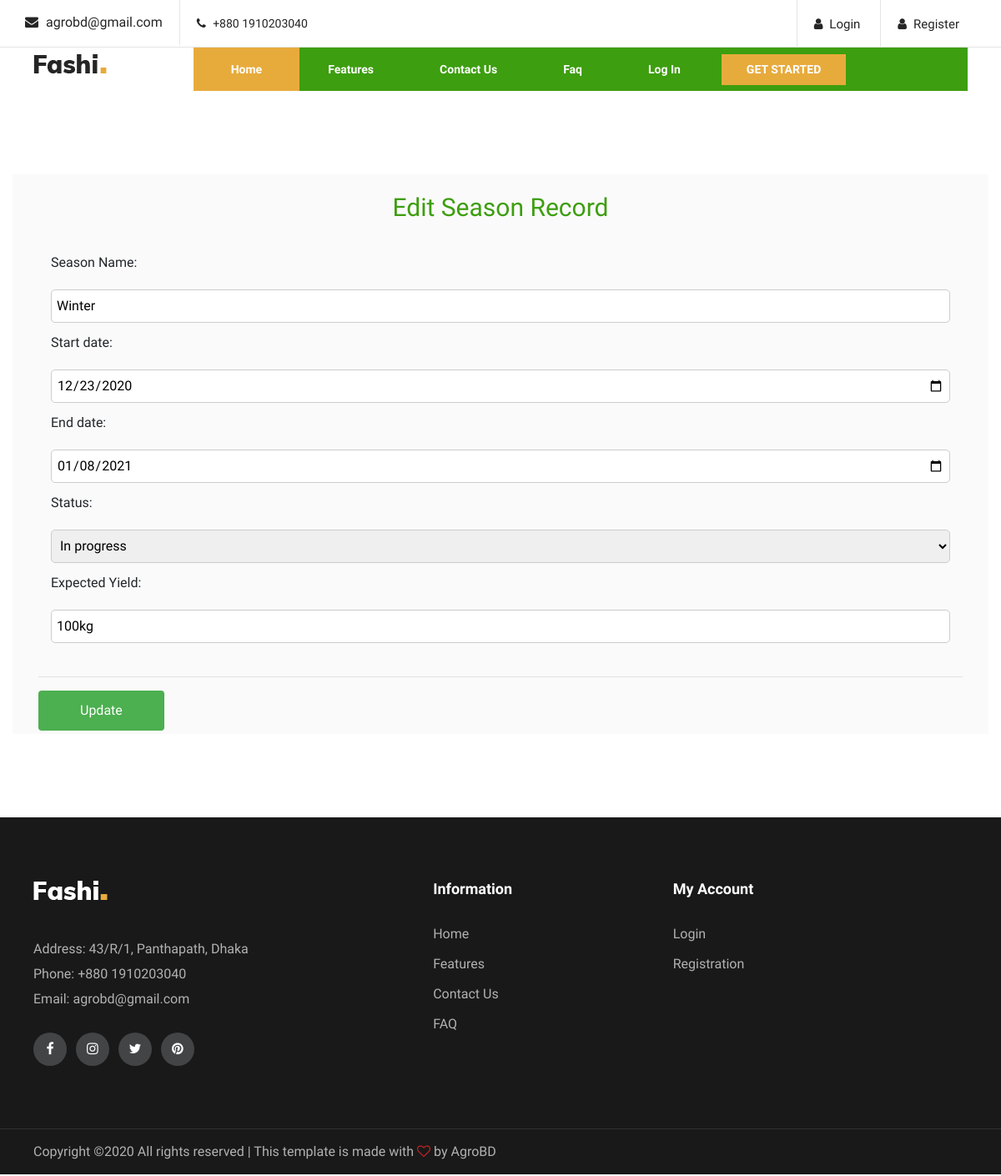
/createSeason_edit.php?edit=1, run on the app's committed database.
### tables this page shows
CREATE TABLE `create_seasons` (
  `createSeason_id` int(11) NOT NULL,
  `seasonName` varchar(50) NOT NULL,
  `startDate` date NOT NULL,
  `endDate` date NOT NULL,
  `status` varchar(15) NOT NULL,
  `expectedYield` varchar(20) NOT NULL,
  `cropProduction_id` int(11) NOT NULL,
  `uid` int(11) NOT NULL,
  `created_date` timestamp NOT NULL DEFAULT current_timestamp() ON UPDATE current_timestamp()
);

### createSeason_edit.php (the view, shortened to what this page needs)
<?php include'includes/head.php';
include'includes/navbar.php';
$conn = connect();
if (isset($_GET['edit'])){
    $id = $_GET['edit'];
    $sql= "SELECT * FROM create_seasons WHERE createSeason_id=$id";
    $result = $conn->query($sql);
    $row = $result-> fetch_assoc();
    $seasonName = $row['seasonName'];
    $startDate = $row['startDate'];
    $endDate = $row['endDate'];
    $expectedYield = $row['expectedYield'];
}
?>
</head>
<body>
    <section class="homenav">
        <div class="container production_box">
            <div class="modal-body">
                <h3 style="text-align: center; color:#3D9E0F;">Edit Season Record</h3><br>
                <div class="container">
                    <form onsubmit="return nullcheck();" method="POST">
                        <div>
                            <label for="seasonName">Season Name:</label><br>
                            <input type="text" id="seasonName" name="seasonName" placeholder="Season Name"
                                value="<?=$seasonName; ?>">
                        </div>
                        <div>
                            <label for="startDate">Start date:</label><br>
                            <input type="date" id="startDate" name="startDate" value="<?=$startDate; ?>">
                        </div>
                        <div>
                            <label for="endDate">End date:</label><br>
                            <input type="date" id="endDate" name="endDate" value="<?=$endDate; ?>">
                        </div>
                        <div>
                            <label for="status">Status:</label><br>
                            <select id="status" name="status">
                                <option value="in progress"
                                    <?php if ($row["status"]=='in progress'){echo "selected";}?>>In progress</option>
                            </select>
                        </div>
                        <div>
                            <label for="expectedYield">Expected Yield:</label><br>
                            <input type="text" id="expectedYield" name="expectedYield" placeholder="Expected Yield"
                                value="<?=$expectedYield; ?>">
                        </div>
                </div>
                <br>
                <hr>
                <div class="sub"><input type="submit" value="Update" name="update"></div>
            </div>
        </div>
    </section>
    <?php include'includes/footer.php';?>
</body>
</html>

### css/style.css (style rules this page uses)
html, body { height: 100%; font-family: "Muli", sans-serif; -webkit-font-smoothing: antialiased; -moz-font-smoothing: antialiased; }
h1, h2, h3, h4, h5, h6 { margin: 0; color: #111111; font-weight: 400; font-family: "Muli", sans-serif; }
h3 { font-size: 30px; }
* { box-sizing: border-box; }
.homenav { padding-top: 100px; padding-bottom: 100px; }
.production_box { background-color: #FAFAFA; padding-top: 20px; padding-bottom: 50px; }
.modal-body { padding: 2px 16px; }
input[type=text], select { width: 100%; height: 40px; padding: 6px; border: 1px solid #ccc; border-radius: 5px; box-sizing: border-box; resize: vertical; }
input[type=date] { width: 100%; height: 40px; padding: 6px; border: 1px solid #ccc; border-radius: 5px; box-sizing: border-box; resize: vertical; }
label { padding: 12px 12px 12px 0; display: inline-block; }
input[type=submit], [type=reset] { background-color: #4CAF50; color: white; padding: 12px 50px; border: none; border-radius: 4px; cursor: pointer; float: left; }
.sub input[type=submit] { margin-right: 30px; margin-bottom: 10px; }
@media only screen and (min-width: 1200px) { .container { max-width: 1170px; } }

### data on the page
create_seasons: seasonName "Winter", startDate "12/23/2020", endDate "01/08/2021", status "In progress", expectedYield "100kg"
